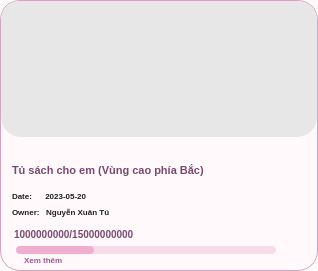
     <widget class="QFrame" name="card20">
      <property name="geometry">
       <rect>
        <x>33</x>
        <y>1168</y>
        <width>318</width>
        <height>271</height>
       </rect>
      </property>
      <property name="styleSheet">
       <string notr="true">QFrame{
    background:#FFF9FC;
    border:1px solid #D0A8BD;
    border-radius:20px;
}</string>
      </property>
      <widget class="QLabel" name="card20Image">
       <property name="geometry">
        <rect>
         <x>1</x>
         <y>1</y>
         <width>316</width>
         <height>136</height>
        </rect>
       </property>
       <property name="styleSheet">
        <string notr="true">QLabel{
    border:none;
    border-top-left-radius:19px;
    border-top-right-radius:19px;
    background:#E7E7E7;
}</string>
       </property>
       <property name="pixmap">
        <pixmap>campaign20.png</pixmap>
       </property>
       <property name="scaledContents">
        <bool>true</bool>
       </property>
      </widget>
      <widget class="QLabel" name="card20Title">
       <property name="geometry">
        <rect>
         <x>12</x>
         <y>150</y>
         <width>290</width>
         <height>40</height>
        </rect>
       </property>
       <property name="styleSheet">
        <string notr="true">QLabel{
    color:#78496F;
    font-size:11px;
    font-weight:800;
    background:transparent;
    border:none;
}</string>
       </property>
       <property name="text">
        <string>Tủ sách cho em (Vùng cao phía Bắc)</string>
       </property>
       <property name="wordWrap">
        <bool>true</bool>
       </property>
      </widget>
      <widget class="QLabel" name="card20Date">
       <property name="geometry">
        <rect>
         <x>12</x>
         <y>188</y>
         <width>145</width>
         <height>16</height>
        </rect>
       </property>
       <property name="styleSheet">
        <string notr="true">QLabel{
    color:#222;
    font-size:8px;
    font-weight:500;
    background:transparent;
    border:none;
}</string>
       </property>
       <property name="text">
        <string>Date:      2023-05-20</string>
       </property>
      </widget>
      <widget class="QLabel" name="card20Owner">
       <property name="geometry">
        <rect>
         <x>12</x>
         <y>204</y>
         <width>160</width>
         <height>16</height>
        </rect>
       </property>
       <property name="styleSheet">
        <string notr="true">QLabel{
    color:#222;
    font-size:8px;
    font-weight:500;
    background:transparent;
    border:none;
}</string>
       </property>
       <property name="text">
        <string>Owner:   Nguyễn Xuân Tú</string>
       </property>
      </widget>
      <widget class="QLabel" name="card20Money">
       <property name="geometry">
        <rect>
         <x>14</x>
         <y>224</y>
         <width>220</width>
         <height>20</height>
        </rect>
       </property>
       <property name="styleSheet">
        <string notr="true">QLabel{
    color:#7C4A73;
    font-size:10px;
    font-weight:900;
    background:transparent;
    border:none;
}</string>
       </property>
       <property name="text">
        <string>1000000000/15000000000</string>
       </property>
      </widget>
      <widget class="QProgressBar" name="card20Progress">
       <property name="geometry">
        <rect>
         <x>16</x>
         <y>246</y>
         <width>260</width>
         <height>8</height>
        </rect>
       </property>
       <property name="styleSheet">
        <string notr="true">QProgressBar{
    background:#F6DCE8;
    border:none;
    border-radius:4px;
}
QProgressBar::chunk{
    background:#F2AED0;
    border-radius:4px;
}</string>
       </property>
       <property name="value">
        <number>30</number>
       </property>
       <property name="textVisible">
        <bool>false</bool>
       </property>
      </widget>
      <widget class="QLabel" name="card20More">
       <property name="geometry">
        <rect>
         <x>24</x>
         <y>252</y>
         <width>80</width>
         <height>16</height>
        </rect>
       </property>
       <property name="styleSheet">
        <string notr="true">QLabel{
    color:#9A5C8B;
    font-size:8px;
    font-weight:700;
    background:transparent;
    border:none;
}</string>
       </property>
       <property name="text">
        <string>Xem thêm</string>
       </property>
      </widget>
     </widget>
